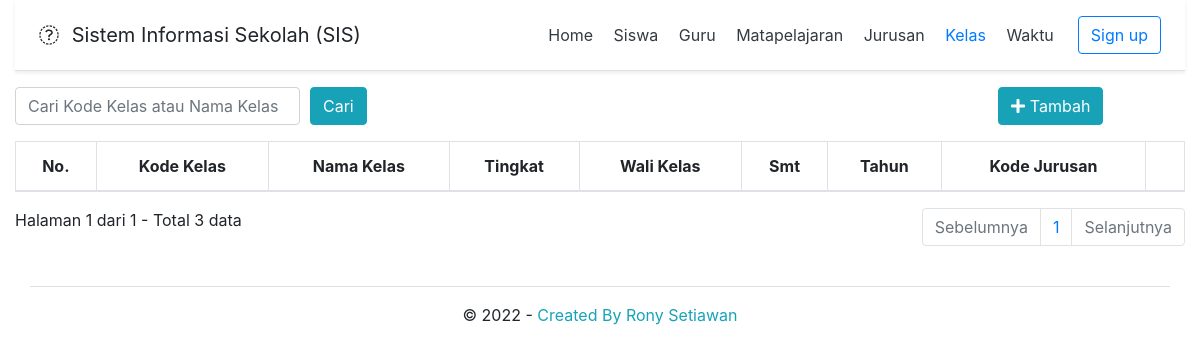
Before: /?page=kelas with the older database file.
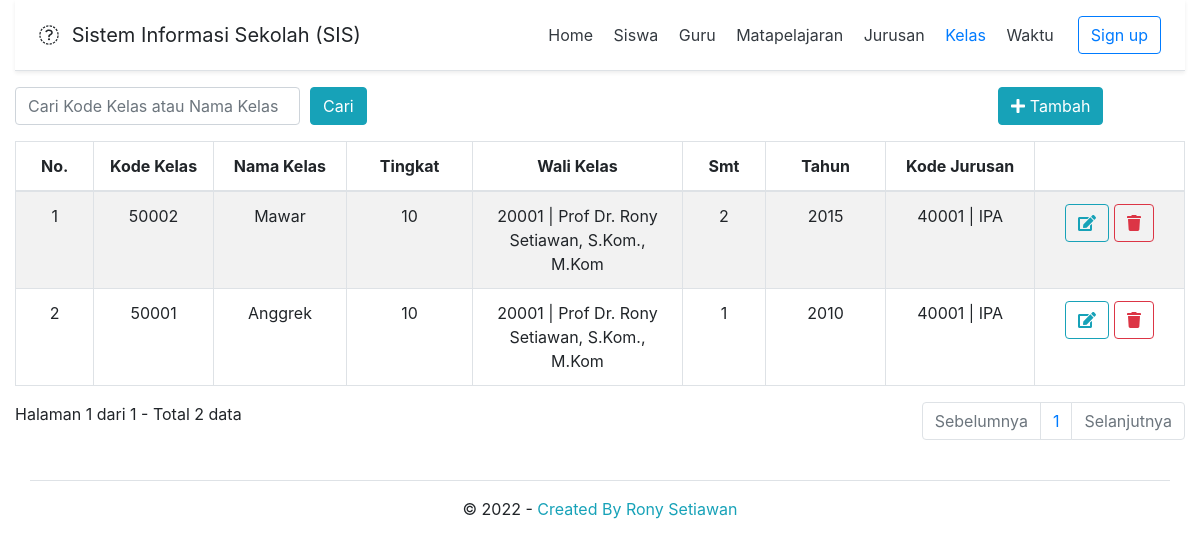
After: the same page with the newer database file.
### tables this page shows
CREATE TABLE `tbl_kelas` (
  `kode_kelas` varchar(5) NOT NULL,
  `nama_kelas` varchar(25) NOT NULL,
  `tingkat` int(11) NOT NULL,
  `wali_kelas` varchar(5) NOT NULL,
  `semester` int(11) NOT NULL,
  `tahun` varchar(4) NOT NULL,
  `kode_jurusan` varchar(5) NOT NULL
);

CREATE TABLE `tbl_guru` (
  `nik` varchar(10) NOT NULL,
  `nama` varchar(50) NOT NULL,
  `tempat_lahir` varchar(50) NOT NULL,
  `tanggal_lahir` date NOT NULL,
  `jenis_kelamin` enum('Laki-Laki','Perempuan') NOT NULL,
  `agama` varchar(20) NOT NULL,
  `status` enum('Menikah','Belum Menikah') NOT NULL,
  `no_hp` varchar(12) NOT NULL,
  `email` varchar(50) NOT NULL,
  `foto` varchar(80) NOT NULL
);

CREATE TABLE `tbl_jurusan` (
  `kode_jurusan` varchar(5) NOT NULL,
  `nama_jurusan` varchar(25) NOT NULL
);

### kelas.php (the view, shortened to what the changed rows need)
<?php
if (isset($_POST['cari'])) {
  $cari = $_POST['cari'];
}
else {
  $cari = "";
}
?>
<div class="row">
  <div class="col-md-12">
    <form class="mb-3" action="index.php" method="post">
      <div class="form-row">
        <div class="col-3">
          <input type="text" class="form-control" name="cari" placeholder="Cari Kode Kelas atau Nama Kelas" value="<?= $cari; ?>">
        </div>
        <div class="col-7">
          <button type="submit" class="btn btn-info">Cari</button>
        </div>
        <div class="col-2">
          <a class="btn btn-info" href="?page=kelasTambah" role="button"><i class="fas fa-plus"></i> Tambah</a>
        </div>
      </div>
    </form>
    <table class="table table-striped table-bordered">
      <thead>
        <tr>
          <th>No.</th>
          <th>Kode Kelas</th>
          <th>Nama Kelas</th>
          <th>Tingkat</th>
          <th>Wali Kelas</th>
          <th>Smt</th>
          <th>Tahun</th>
          <th>Kode Jurusan</th>
          <th></th>
        </tr>
      </thead>
      <tbody>
        <?php
        $batas = 5;
        if (isset($cari)) {
          $query_jumlah = mysqli_query($db, "SELECT count(kode_kelas) as jumlah FROM tbl_kelas WHERE kode_kelas LIKE '%$cari%' OR nama_kelas LIKE '%$cari%'")
            or die('Ada kesalahan pada query jumlah_record: ' . mysqli_error($db));
        }
        else {
          $query_jumlah = mysqli_query($db, "SELECT count(kode_kelas) as jumlah FROM tbl_kelas")
            or die('Ada kesalahan pada query jumlah_record: ' . mysqli_error($db));
        }
        $data_jumlah = mysqli_fetch_assoc($query_jumlah);
        $jumlah      = $data_jumlah['jumlah'];
        $halaman     = ceil($jumlah / $batas);
        $page        = (isset($_GET['hal'])) ? (int)$_GET['hal'] : 1;
        $mulai       = ($page - 1) * $batas;
        $no = $mulai + 1;
        if (isset($cari)) {
          $query = mysqli_query($db, "SELECT * FROM tbl_kelas tk INNER JOIN tbl_guru tg ON tg.nik = tk.wali_kelas JOIN tbl_jurusan tj ON tj.kode_jurusan = tk.kode_jurusan WHERE kode_kelas LIKE '%$cari%' OR nama_kelas LIKE '%$cari%'  ORDER BY kode_kelas DESC LIMIT $mulai, $batas")
            or die('Ada kesalahan pada query siswa: ' . mysqli_error($db));
        }
        else {
          $query = mysqli_query($db, "SELECT * FROM tbl_kelas tk INNER JOIN tbl_guru tg ON tg.nik = tk.wali_kelas JOIN tbl_jurusan tj ON tj.kode_jurusan = tk.kode_jurusan ORDER BY kode_kelas DESC LIMIT $mulai, $batas")
            or die('Ada kesalahan pada query siswa: ' . mysqli_error($db));
        }
        while ($data = mysqli_fetch_assoc($query)) { ?>
          <tr>
            <td width="30" class="center"><?= $no; ?></td>
            <td width="80" class="center"><?= $data['kode_kelas']; ?></td>
            <td width="80" class="center"><?= $data['nama_kelas']; ?></td>
            <td width="10" class="center"><?= $data['tingkat']; ?></td>
            <td width="140" class="center"><?= $data['wali_kelas']; ?> | <?= $data["nama"] ?></td>
            <td width="10" class="center"><?= $data['semester']; ?></td>
            <td width="80" class="center"><?= $data['tahun']; ?></td>
            <td width="100" class="center"><?= $data['kode_jurusan']; ?> | <?= $data["nama_jurusan"] ?></td>
            <td width="100" class="center">
              <a title="Ubah" class="btn btn-outline-info" href="?page=kelasUbah&kode_kelas=<?= $data['kode_kelas']; ?>"><i class="fas fa-edit"></i></a>
              <a title="Hapus" class="btn btn-outline-danger" href="kelas_proses_hapus.php?kode_kelas=<?= $data['kode_kelas']; ?>" onclick="return confirm('Anda yakin ingin menghapus kelas <?= $data['nama_kelas']; ?>?');"><i class="fas fa-trash"></i></a>
            </td>
          </tr>
        <?php
          $no++;
        } ?>
      </tbody>
    </table>
    <?php
    if (empty($_GET['hal'])) {
      $halaman_aktif = '1';
    }
    else {
      $halaman_aktif = $_GET['hal'];
    }
    ?>
    <div class="row">
      <div class="col">
        <a>
          Halaman <?= $halaman_aktif; ?> dari <?= $halaman; ?> -
          Total <?= $jumlah; ?> data
        </a>
      </div>
      <div class="col">
        <nav aria-label="Page navigation example">
          <ul class="pagination justify-content-end">
            <?php
            if ($halaman_aktif <= '1') { ?>
              <li class="page-item disabled"> <span class="page-link">Sebelumnya</span></li>
            <?php
            }
            else { ?>
              <li class="page-item"><a class="page-link" href="?hal=<?= $page - 1 ?>">Sebelumnya</a></li>
            <?php } ?>
            <?php
            for ($x = 1; $x <= $halaman; $x++) { ?>
              <li class="page-item"><a class="page-link" href="?hal=<?= $x ?>"><?= $x ?></a></li>
            <?php } ?>
            <?php
            if ($halaman_aktif >= $halaman) { ?>
              <li class="page-item disabled"> <span class="page-link">Selanjutnya</span></li>
            <?php
            }
            else { ?>
              <li class="page-item"><a class="page-link" href="?hal=<?= $page + 1 ?>">Selanjutnya</a></li>
            <?php } ?>
          </ul>
        </nav>
      </div>
    </div>
  </div>
</div>

Changed rows visible on the page:
added tbl_kelas: kode_kelas "50002", nama_kelas "Mawar", tingkat "10", wali_kelas "20001", tbl_guru.nama "Prof Dr. Rony Setiawan, S.Kom., M.Kom", semester "2", tahun "2015", kode_jurusan.kode_jurusan "40001", kode_jurusan.nama_jurusan "IPA"
added tbl_kelas: kode_kelas "50001", nama_kelas "Anggrek", tingkat "10", wali_kelas "20001", tbl_guru.nama "Prof Dr. Rony Setiawan, S.Kom., M.Kom", semester "1", tahun "2010", kode_jurusan.kode_jurusan "40001", kode_jurusan.nama_jurusan "IPA"
Other visible differences:
$jumlah: "3" → "2"
